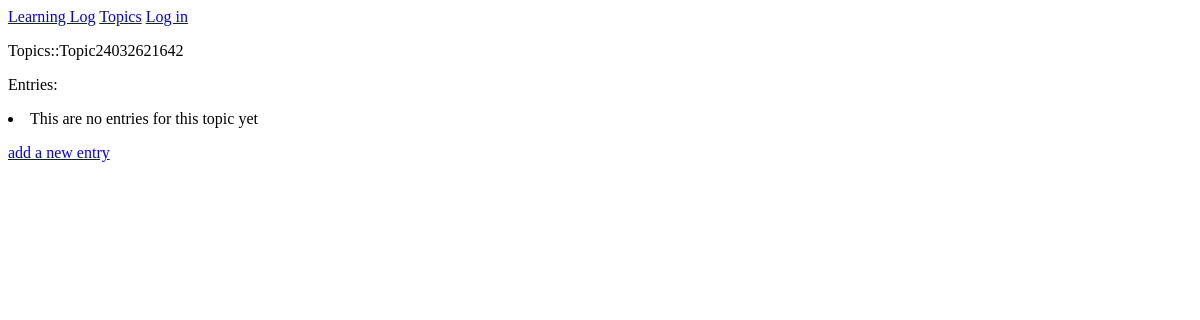
The page /learn_logs/topics/5 on the database as committed earlier.
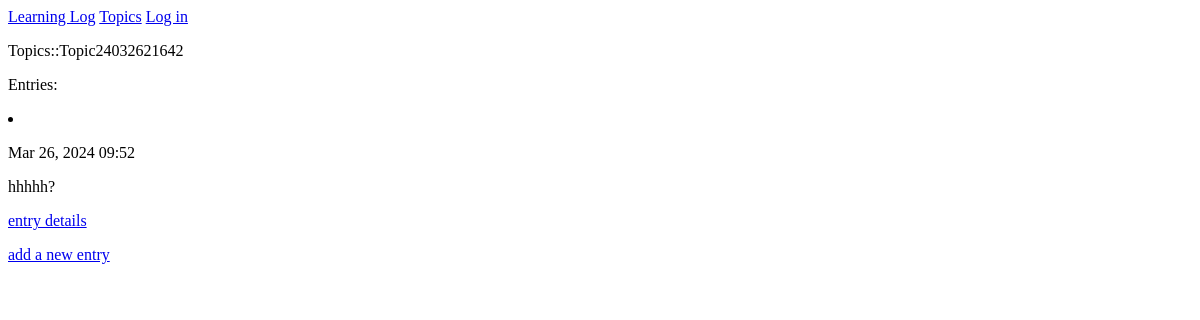
The same page on the database as committed later.
### learn_logs/models.py (models this page shows, shortened)
class Entry(models.Model):
    topic = models.ForeignKey(Topic, on_delete=models.DO_NOTHING)
    text = models.TextField()
    date_added = models.DateTimeField(auto_now_add=True)
    class Meta:
        verbose_name_plural = 'entries'

### learn_logs/views.py (the view)
# urls.py: path('topics/<int:topic_id>', csrf_exempt(DetailsTopicLearnLogsView.as_view()), name='learn_logs_topic_details'),
class DetailsTopicLearnLogsView(View):
    def get(self, request, topic_id):
        topic = Topic.objects.get(id=topic_id)
        entries = topic.entry_set.order_by('-date_added')
        context = {'topic': topic, 'entries': entries}
        return render(request, 'learn_logs_topic_details.html', context)

### learn_logs/models.py (called while the page is built)
    def __str__(self):
        return self.text

### templates/learn_logs_topic_details.html
{% extends "base.html" %}
{% block content %}
    <p>Topics::{{ topic }}</p>
    <p>Entries:</p>
    <url>
        {% for entry in entries %}
            <li>
                <p>{{ entry.date_added|date:'M d, Y H:i' }}</p>
                <p>{{ entry.text|linebreaks }}</p>
                <p>
                    <a href="{% url 'learn_logs_entry_details' entry.id %}">entry details</a>
                </p>
            </li>
        {% empty %}
            <li>This are no entries for this topic yet
        {% endfor %}
    </url>
    <p>
        <a href="{% url 'learn_logs_entry_new' topic.id %}">add a new entry</a>
    </p>
{% endblock content %}

Rows that differ between the two databases and show on the page:
added Entry: date_added "Mar 26, 2024 09:52", text "hhhhh?"
Other text that changed with them:
text no longer shown: "This are no entries for this topic yet"
